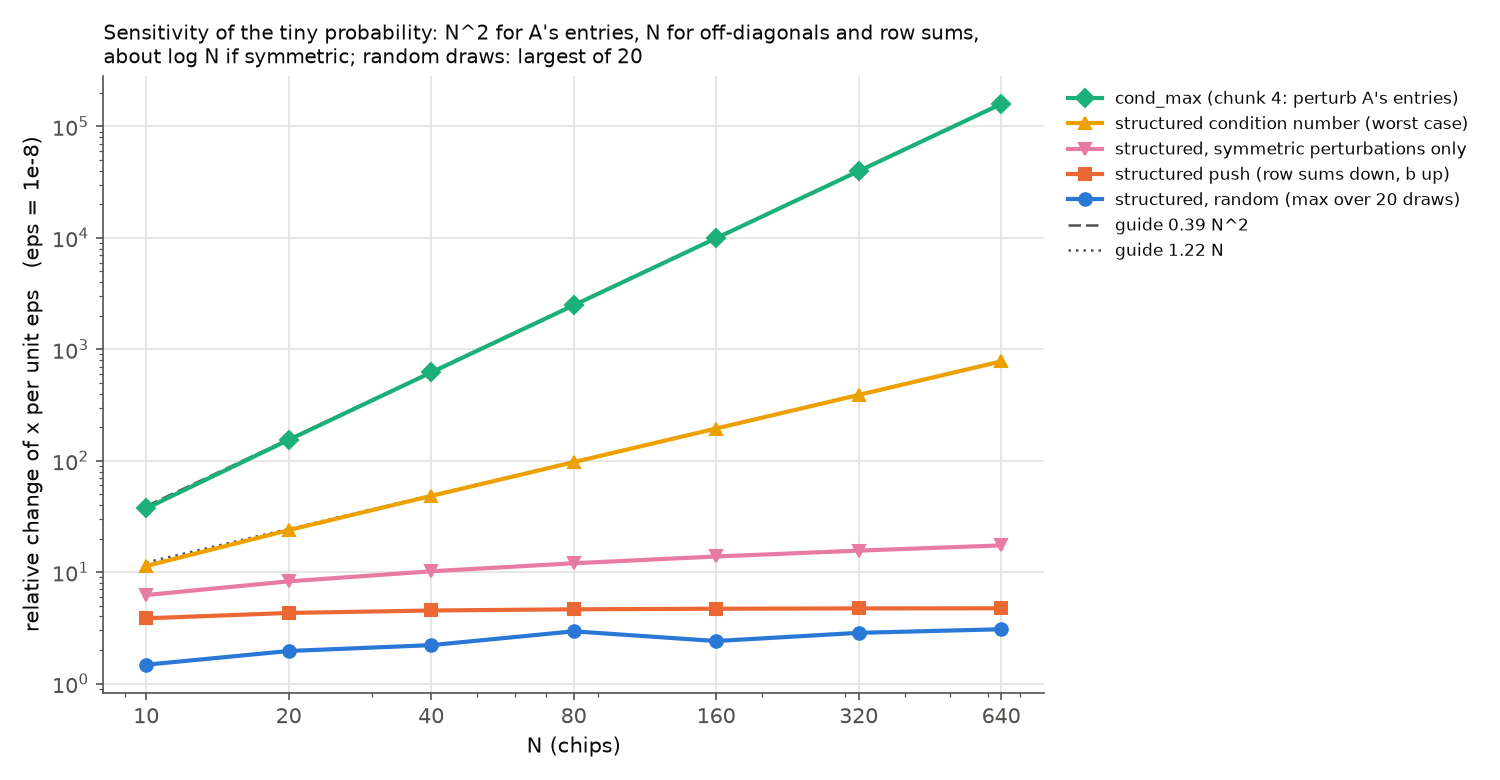

Recreate this plot in Python.
"""Figure for chunks 7 and 7b: the four sensitivities of the tiny probability, against N.

Lines: cond_max (chunk 4: perturb A's entries, diagonal free) with a 0.39 N^2 guide; structured_cond_max (the
structured condition number: off-diagonals, row sums and b, worst case) with a 1.22 N guide; symmetric_cond_tiny
(the same, symmetric perturbations only); structured_push and structured_random_max (measured ratios for one push
and the max over 20 random draws). Reads results/e07_structured.csv only.
    python figures/f07_structured.py [--results DIR] [--outdir DIR]
"""
import argparse
import pathlib

import matplotlib

matplotlib.use("Agg")
import matplotlib.pyplot as plt
import pandas as pd
from matplotlib.ticker import NullFormatter, ScalarFormatter

INK, MUTED, GRID = "#0b0b0b", "#52514e", "#e4e3df"
SERIES = [  # (column, label, color, marker): categorical slots 1-5 (slots 1-3 as in chunk 7's version)
    ("cond_max", "cond_max (chunk 4: perturb A's entries)", "#1baf7a", "D"),
    ("structured_cond_max", "structured condition number (worst case)", "#eda100", "^"),
    ("symmetric_cond_tiny", "structured, symmetric perturbations only", "#e87ba4", "v"),
    ("structured_push", "structured push (row sums down, b up)", "#eb6834", "s"),
    ("structured_random_max", "structured, random (max over 20 draws)", "#2a78d6", "o"),
]
GUIDES = [(0.39, 2, "0.39 N^2", (0, (5, 2))), (1.22, 1, "1.22 N", (0, (1, 2)))]  # (coefficient, power, label, dash)
TITLE = ("Sensitivity of the tiny probability: N^2 for A's entries, N for off-diagonals and row sums,\n"
         "about log N if symmetric; random draws: largest of 20")


def main():
    parser = argparse.ArgumentParser()
    parser.add_argument("--results", default="results")
    parser.add_argument("--outdir", default="figures")
    args = parser.parse_args()
    df = pd.read_csv(pathlib.Path(args.results) / "e07_structured.csv").sort_values("N")

    fig, ax = plt.subplots(figsize=(10, 5.2), dpi=150)
    for col, label, color, marker in SERIES:
        ax.plot(df["N"], df[col], color=color, marker=marker, markersize=6, linewidth=2, zorder=3, label=label)
    for coef, power, label, dash in GUIDES:
        ax.plot(df["N"], coef * df["N"] ** power, color=MUTED, linewidth=1.2, linestyle=dash, zorder=2,
                label=f"guide {label}")
    ax.set_xscale("log")
    ax.set_yscale("log")
    ax.set_xticks(df["N"])
    ax.xaxis.set_major_formatter(ScalarFormatter())
    ax.xaxis.set_minor_formatter(NullFormatter())
    ax.set_xlabel("N (chips)", color=INK)
    ax.set_ylabel("relative change of x per unit eps   (eps = 1e-8)", color=INK)
    ax.set_title(TITLE, color=INK, fontsize=9.5, loc="left")
    ax.grid(color=GRID, linewidth=0.8, which="major")
    for side in ("top", "right"):
        ax.spines[side].set_visible(False)
    for side in ("left", "bottom"):
        ax.spines[side].set_color(MUTED)
    ax.tick_params(colors=MUTED, which="both")
    ax.legend(frameon=False, fontsize=8, labelcolor=INK, loc="upper left", bbox_to_anchor=(1.01, 1))
    fig.tight_layout()
    outdir = pathlib.Path(args.outdir)
    outdir.mkdir(parents=True, exist_ok=True)
    path = outdir / "f07_structured.png"
    fig.savefig(path)
    print(f"wrote {path}")


if __name__ == "__main__":
    main()
